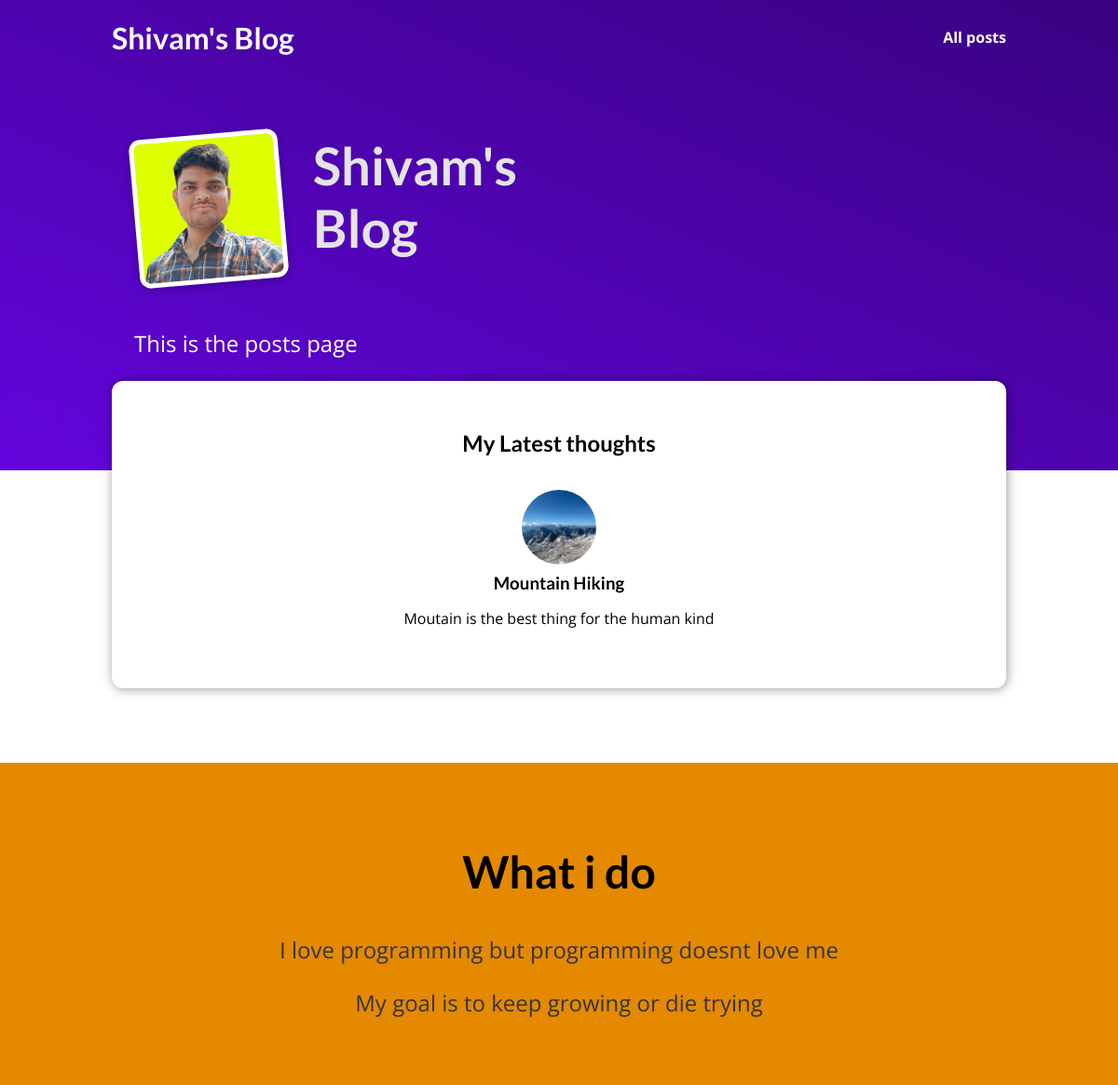
Before: / with the older database file.
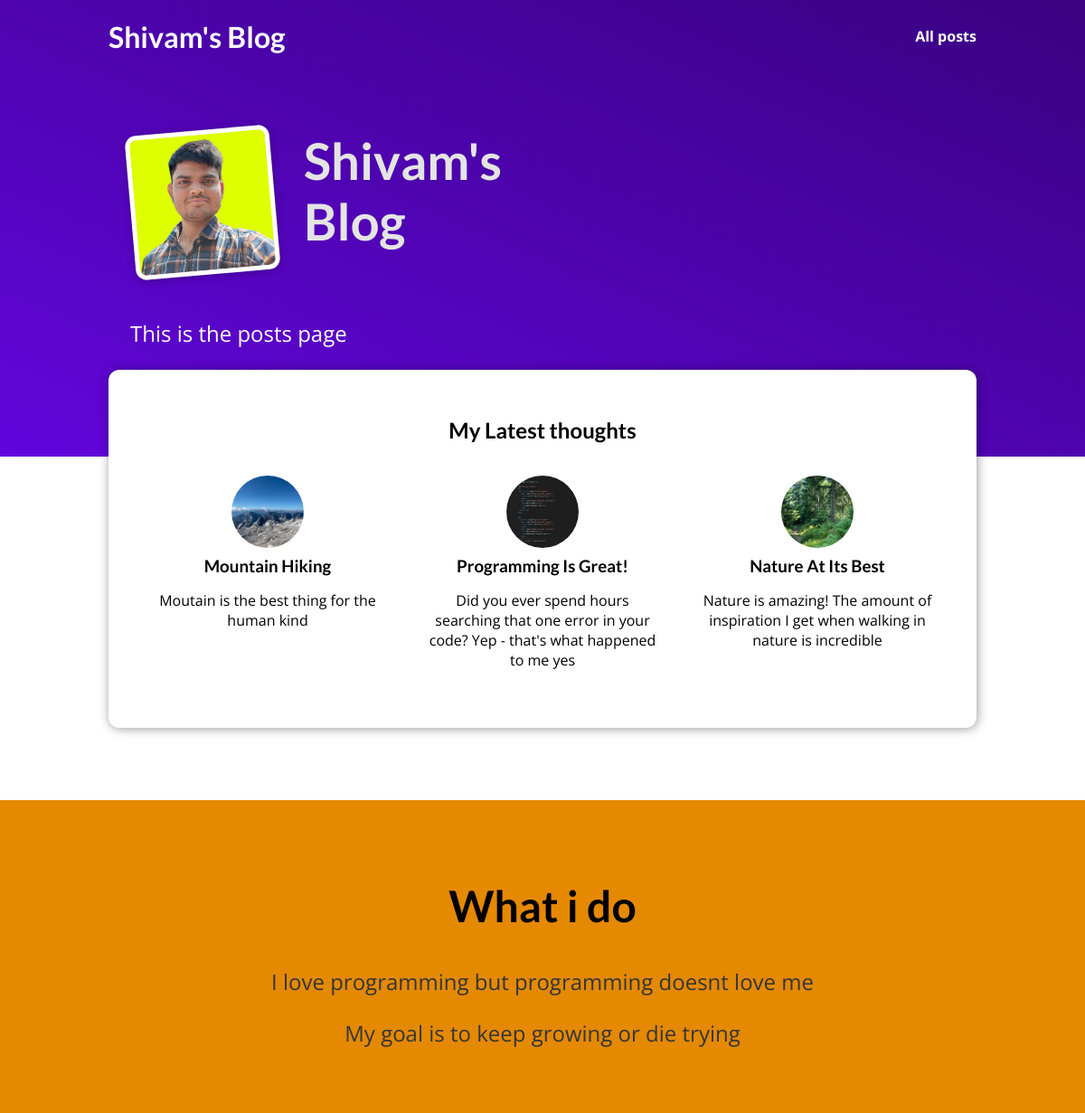
After: the same page with the newer database file.
### blog/models.py (models this page shows, shortened)
class Blog(models.Model):
    title=models.CharField(max_length=50,null=False)
    image=models.CharField(max_length=50)
    excerpt=models.CharField(max_length=100)
    date=models.DateField()
    slug=models.SlugField(default="",blank=True, null=False,db_index=True)
    content=models.TextField(max_length=500)
    author=models.ForeignKey(Author,on_delete=models.CASCADE,related_name="blogs",null=True)
    tags=models.ManyToManyField(Tags,null=True)

### blog/views.py (the view)
# urls.py: path("",views.starting_page,name="starting-page"),
def starting_page(request):
    return render(request, "blog/index.html",{
        "posts":all_post
    })

### blog/templates/blog/index.html (shortened to what this page needs)
{% extends "base.html" %}
{% load static %}
{% block css_files %}
<link rel="stylesheet" href="{% static "blog/index.css" %}" />
<link rel="stylesheet" href="{% static "blog/post.css" %}" />
{% endblock %}
{% block content %}
<section id="welcome">
<header>
    <img src="{% static "blog/images/shivam.jpeg" %}" alt="Shivam-The Author of this blog"/>
    <h2>Shivam's Blog</h2>
</header>
<p>This is the posts page</p>
</section>
<section id="latest-posts">
    <h2>My Latest thoughts</h2>
<ul>{% for post in posts %}
    {% include "blog/includes/post.html" %}
    {% endfor %}
</ul>
</section>
<section id="about">
    <h2>What i do</h2>
    <p>I love programming but programming doesnt love me</p>
    <p>My goal is to keep growing or die trying</p>
</section>
{% endblock %}

### templates/base.html (shortened to what this page needs)
{% load static %}
<!DOCTYPE html>
<html lang="en">
<head>
    <link rel="stylesheet" href="{% static "app.css" %}">
    {% block css_files %}{% endblock %}
</head>
<body>
    <header id="main-navigation">
        <h1><a href="{% url "starting-page" %}">Shivam's Blog</a></h1>
        <nav>
            <a href="{% url "post-page" %}">All posts</a>
        </nav>
    </header>
    {% block content%}{% endblock %}
</body>
</html>

### blog/templates/blog/includes/post.html
{% load static %}
<li><article class="post">
    <a href="{% url "post-detail-page" post.slug %}">
        <img src="{% static "blog/images/"|add:post.image %}" alt={{post.title}}/>
        <div class="post_content">
            <h3>{{post.title}}</h3>
            <p>{{post.excerpt}}</p>
        </div>
    </a>
</article>
</li>

### static/app.css (style rules this page uses)
* { box-sizing: border-box; }
html { font-family: 'Open Sans', 'Lato', sans-serif; }
body { margin: 0; }
h1, h2, h3 { font-family: 'Lato', sans-serif; font-weight: bold; }
#main-navigation { width: 100%; height: 5rem; display: flex; justify-content: space-between; align-items: center; padding: 0 10%; position: absolute; top: 0; left: 0; }
#main-navigation a { text-decoration: none; color: white; font-weight: bold; }

### blog/static/blog/index.css (style rules this page uses)
#welcome { background: linear-gradient(to right top, #6305dd, #390281); padding: 6rem 12%; }
#welcome header { display: flex; align-items: flex-start; margin: 3rem auto; }
#welcome img { width: 10rem; height: 10rem; object-fit: cover; object-position: top; border: 5px solid white; border-radius: 12px; background-color: #ffe1bf; transform: rotateZ(-5deg); box-shadow: 0 2px 8px rgba(0, 0, 0, 0.25); }
#welcome h2 { font-size: 3.5rem; margin: 0 0 0 2rem; color: #e4e4e4; width: 10rem; }
#welcome p { color: white; font-size: 1.5rem; }
#latest-posts { background-color: white; padding: 2rem; border-radius: 12px; width: 60rem; margin: -6rem auto 2rem auto; box-shadow: 1px 1px 12px rgba(0, 0, 0, 0.4); }
#latest-posts h2 { text-align: center; }
#latest-posts ul { list-style: none; margin: 0; padding: 0; display: flex; gap: 1rem; }
#latest-posts li { flex: 1; }
#about { text-align: center; padding: 3rem; background-color: #e48900; margin-top: 5rem; }
#about h2 { font-size: 3rem; }
#about p { font-size: 1.5rem; color: #353535; }

### blog/static/blog/post.css (style rules this page uses)
.post { display: flex; flex-direction: column; align-items: center; text-align: center; }
.post a { text-decoration: none; color: black; transition: all 0.2s ease; padding: 1rem; }
.post img { width: 5rem; height: 5rem; object-fit: cover; border-radius: 50%; }
.post h3 { margin: 0.25rem 0; }

Changed rows visible on the page:
added Blog: image (picture), title "Programming Is Great!", excerpt "Did you ever spend hours searching that one error in your code? Yep - that's what happened to me yes"
added Blog: image (picture), title "Nature At Its Best", excerpt "Nature is amazing! The amount of inspiration I get when walking in nature is incredible"
